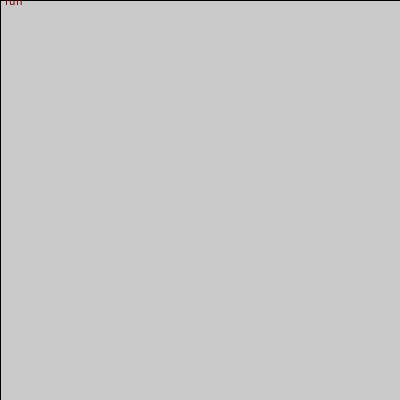
Frame 1 (no input)
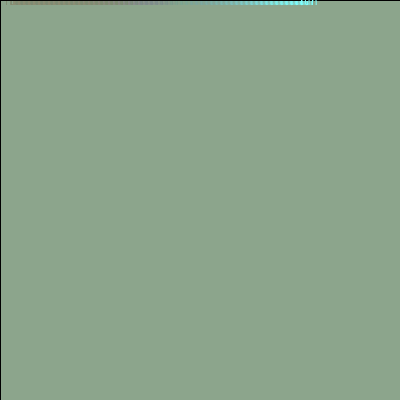
Frame 60 (the mouse pressed at the canvas centre just before this capture)
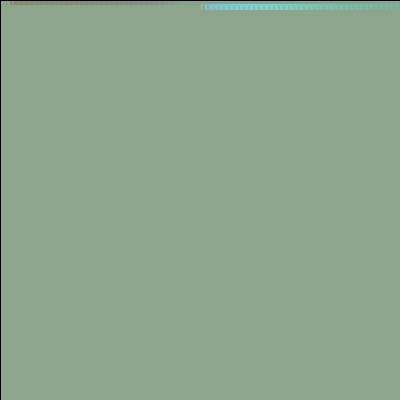
Frame 120 (the mouse held since frame 60 and released just before this capture)

The Processing sketch that drew these frames (run headless with seeded random() and noise(); from frame 60 on, the mouse is pressed at the canvas centre):

// Processing sketch: processing_42847
// ── processing_42847.pde

//dan 01:44 17/10/2011

int speedX=5;
int speedY=5;
int x=0;
int y=5;
void setup() {
size(400,400);
}

void draw() {
  fill(125,150,125,10);
  rect(0,0,width,height);
  fill(color(125,x-y,x+y));

  x+=speedX;
  if(x>=width||x<=0){speedX*=-1; y+=speedY;}
  if(y>=height||y<=0){speedY*=-1;}
  text("run", x, y); 
  
}               
